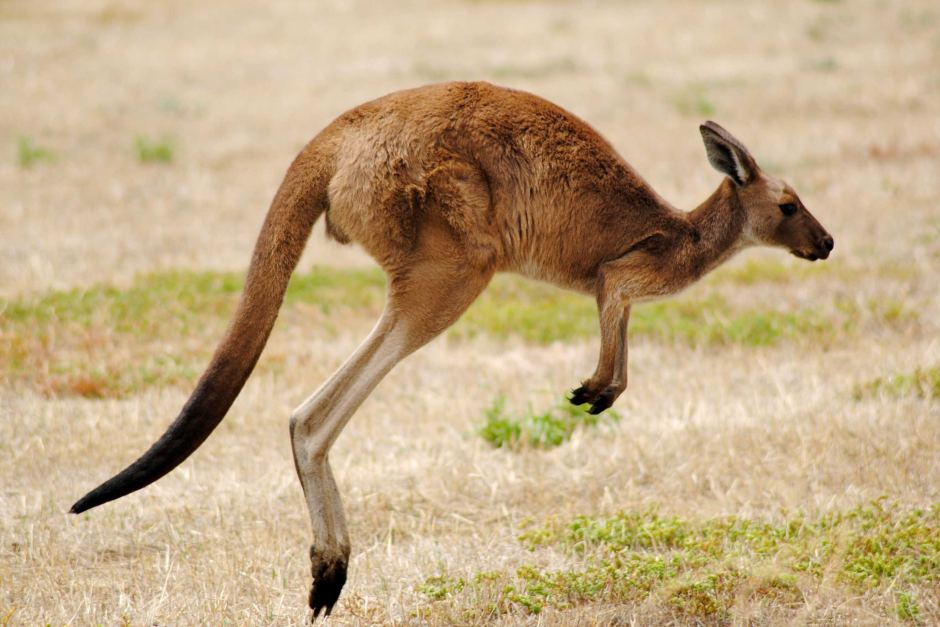
#> input picture A2.jpg, 940 x 627 px
$ python A2_Part2.py
#> lines starting #> are read from the running program, lines starting #| are printed output that depends on the picture; after the words box and inside, x2 and y2 are one past the last pixel; in counts of white or black regions, pixels touching at a corner belong together
import cv2
import numpy as np

def region_growing(image, seed, threshold):
    region = np.zeros_like(image, dtype=np.uint8)
    region_points = [seed]
    while region_points:
        x, y = region_points.pop(0)
        if region[x, y] == 0 and abs(int(image[x, y]) - int(image[seed])) < threshold:
            region[x, y] = 255
            region_points.extend([(x-1, y), (x+1, y), (x, y-1), (x, y+1)])
    return region

# Load the image
image = cv2.imread('A2.jpg')
#> image is the input picture: shape (627, 940, 3); mean B, G, R 133.2, 170, 193.9

# Convert to grayscale
gray_image = cv2.cvtColor(image, cv2.COLOR_BGR2GRAY)
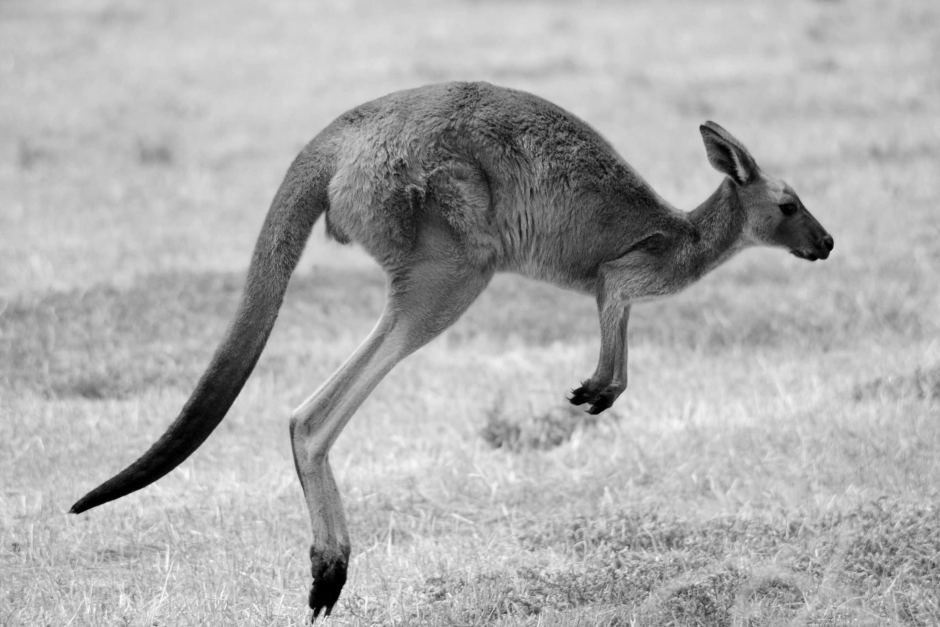
#> gray_image: shape (627, 940); min 0, max 251, mean 173

# Define seed point and threshold for region growing
seed_point = (50, 50)
threshold_value = 30
# Apply region growing segmentation
segmented_region = region_growing(gray_image, seed_point, threshold_value)
#> after the loop in region_growing, `while region_points:`:
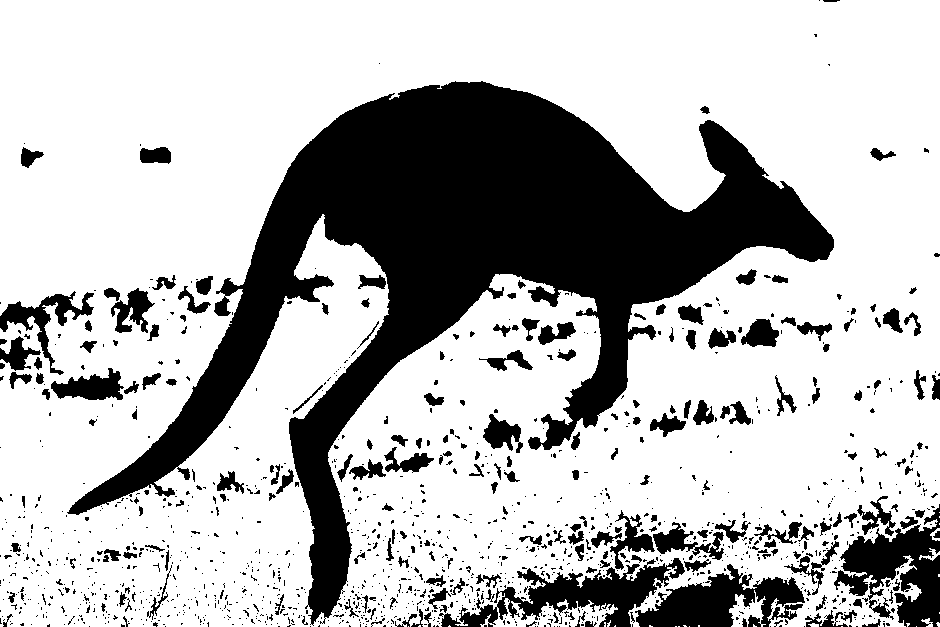
#> region: shape (627, 940); 72.6% white; 1335 black regions (1108 under 20 px), largest, box (x1, y1, x2, y2) and area: (67, 81, 834, 626) 111289, (834, 504, 940, 627) 6359, (439, 558, 685, 627) 6120
#> after the loop in region_growing, `while region_points:`: region_points = []

# Display original and segmented images
cv2.namedWindow('Original Image', cv2.WINDOW_NORMAL)
cv2.namedWindow('Segmented Region', cv2.WINDOW_NORMAL)

cv2.imshow('Original Image', image)
cv2.imshow('Segmented Region', segmented_region)
cv2.waitKey(0)
cv2.destroyAllWindows()
